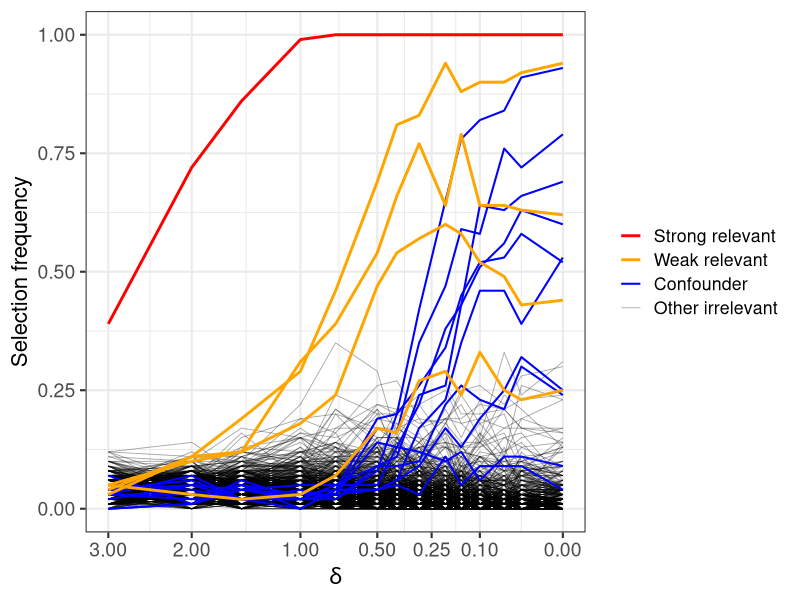
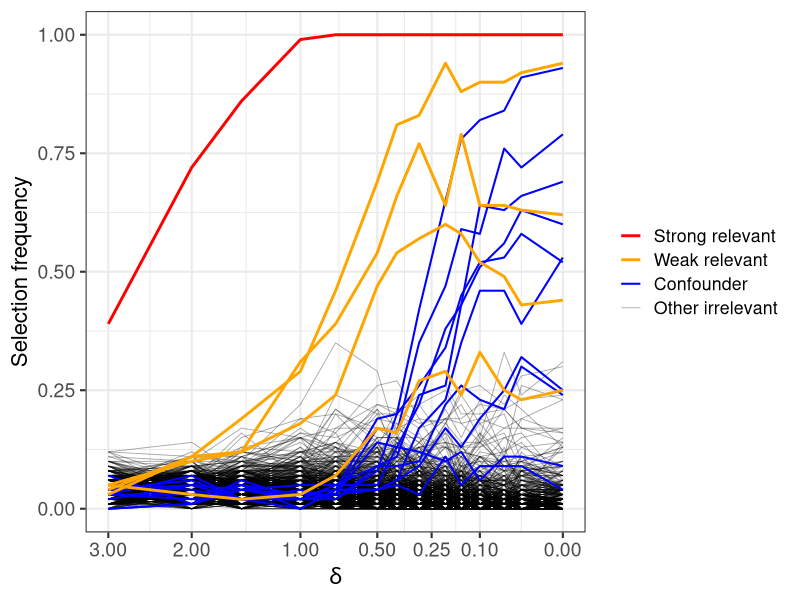

Generate these figures, in order, with R:
suppressWarnings(options(warn = -1))

# ---------------- packages ----------------
required_pkgs <- c("glmnet", "ggplot2", "scales")
new_pkgs <- required_pkgs[!(required_pkgs %in% installed.packages()[, "Package"])]
if (length(new_pkgs) > 0) install.packages(new_pkgs, dependencies = TRUE)
invisible(lapply(required_pkgs, library, character.only = TRUE))

set.seed(26)

# ---------------- settings ----------------
n  <- 100
p  <- 1000
n1 <- floor(n / 2)
s  <- 5
K  <- 10                        # number of confounders
rho_irr <- 0.1
lambda  <- sqrt(log(p) / n1)    # fixed, not cross-validated
B <- 100
delta_grid <- c(0, 0.025, 0.05, 0.1, 0.15, 0.2, 0.3, 0.4, 0.5, 0.75, 1, 1.5, 2, 3)

n_weak   <- 4      # number of weak relevant features (at least 2)
m_weak   <- 4      # weak   beta = m_weak   * lambda
m_strong <- 15     # strong beta = m_strong * lambda
x_conf   <- 0.4    # confounder covariance with each weak feature
B_target <- -0.3   # target B = a'b (negative => repair at large nu)

# ---------------- design ----------------
n_strong <- s - n_weak
eps_conf <- (n_weak * x_conf * m_weak - B_target) / (n_strong * m_strong)
a        <- c(rep(x_conf, n_weak), rep(-eps_conf, n_strong))
beta_rel <- c(rep(m_weak, n_weak), rep(m_strong, n_strong)) * lambda
stopifnot(sum(a^2) < 1)
cat("A = a'z =", sum(a), " B = a'b =", sum(a * beta_rel / lambda),
    " norm(a) =", sqrt(sum(a^2)), "\n")
stopifnot(sum(a) > 1)           # Lasso IC violated at delta = 0

# ---------------- data ----------------
XS <- matrix(rnorm(n * s), n, s)
Xc <- sapply(1:K, function(k) as.numeric(XS %*% a) + sqrt(1 - sum(a^2)) * rnorm(n))
f0 <- rnorm(n)
Xo <- sapply(1:(p - s - K), function(k) sqrt(rho_irr) * f0 + sqrt(1 - rho_irr) * rnorm(n))
X  <- scale(cbind(XS, Xc, Xo))
beta <- c(beta_rel, rep(0, p - s))
y <- as.numeric(X %*% beta + rnorm(n))

# ---------------- sub-sampled, jittered Lasso fits ----------------
sel_freq <- matrix(0, nrow = length(delta_grid), ncol = p)
for (i in seq_along(delta_grid)) {
  sel_count <- numeric(p)
  for (b in 1:B) {
    idx_b <- sample(seq_len(n), size = n1, replace = FALSE)
    Xj <- X[idx_b, , drop = FALSE] +
      matrix(rnorm(n1 * p, sd = delta_grid[i]), n1, p)
    fit <- glmnet(Xj, y[idx_b], alpha = 1, lambda = lambda)
    sel_count <- sel_count + (as.numeric(coef(fit))[-1] != 0)
  }
  sel_freq[i, ] <- sel_count / B
}

# ---------------- groups ----------------
grp <- rep("Other irrelevant", p)
grp[1:n_weak] <- "Weak relevant"
grp[(n_weak + 1):s] <- "Strong relevant"
grp[(s + 1):(s + K)] <- "Confounder"
grp_levels <- c("Strong relevant", "Weak relevant", "Confounder", "Other irrelevant")
grp <- factor(grp, levels = grp_levels)

df <- data.frame(
  delta = rep(delta_grid, times = p),
  var   = rep(1:p, each = length(delta_grid)),
  freq  = as.vector(sel_freq),
  group = rep(grp, each = length(delta_grid))
)

# ---------------- save results as CSV ----------------
write.csv(df, "fig1_ic_violated_frequencies.csv", row.names = FALSE)

summ <- do.call(rbind, lapply(grp_levels, function(g) {
  idx <- which(grp == g)
  F <- sel_freq[, idx, drop = FALSE]
  data.frame(group = g, delta = delta_grid, n_features = length(idx),
             mean = rowMeans(F), min = apply(F, 1, min), max = apply(F, 1, max))
}))
write.csv(summ, "fig1_ic_violated_summary.csv", row.names = FALSE)

b <- beta_rel / lambda
z <- sign(beta_rel)
cnu <- sapply(delta_grid, function(d) abs(sum(a * (z + d^2 * b))) / (1 + d^2))
write.csv(data.frame(delta = delta_grid, c_nu = cnu), "fig1_ic_violated_cnu.csv", row.names = FALSE)

write.csv(data.frame(n = n, p = p, n1 = n1, K = K, rho_irr = rho_irr,
                     lambda = lambda, B = B, n_weak = n_weak, m_weak = m_weak,
                     m_strong = m_strong, x_conf = x_conf,
                     A = sum(a * z), B_stat = sum(a * b), norm_a = sqrt(sum(a^2))),
          "fig1_ic_violated_design.csv", row.names = FALSE)

# ---------------- plot ----------------
draw_order <- c("Other irrelevant", "Confounder", "Weak relevant", "Strong relevant")
df <- df[order(match(as.character(df$group), draw_order)), ]
df$var <- factor(df$var, levels = unique(df$var))

p1 <- ggplot(df, aes(x = delta, y = freq, group = var, color = group,
                     linewidth = group, alpha = group)) +
  geom_line() +
  scale_color_manual(values = c("Strong relevant" = "red", "Weak relevant" = "orange",
                                "Confounder" = "blue", "Other irrelevant" = "black")) +
  scale_linewidth_manual(values = c("Strong relevant" = 1.0, "Weak relevant" = 1.0,
                                    "Confounder" = 0.7, "Other irrelevant" = 0.3)) +
  scale_alpha_manual(values = c("Strong relevant" = 1, "Weak relevant" = 1,
                                "Confounder" = 1, "Other irrelevant" = 0.35)) +
  ylim(0, 1) +
  scale_x_continuous(trans = scales::compose_trans("sqrt", "reverse"),
                     breaks = c(0, 0.1, 0.25, 0.5, 1, 2, 3)) +
  theme_bw(base_size = 16) +
  theme(axis.title = element_text(size = 16),
        axis.text = element_text(size = 14),
        legend.title = element_blank(),
        legend.position = "right") +
  labs(x = expression(delta), y = "Selection frequency")

print(p1)
ggsave("fig1_ic_violated.pdf", plot = p1, width = 8, height = 5, device = "pdf")
cat("Saved: fig1_ic_violated.pdf and four CSV files (frequencies, summary, cnu, design)\n")
